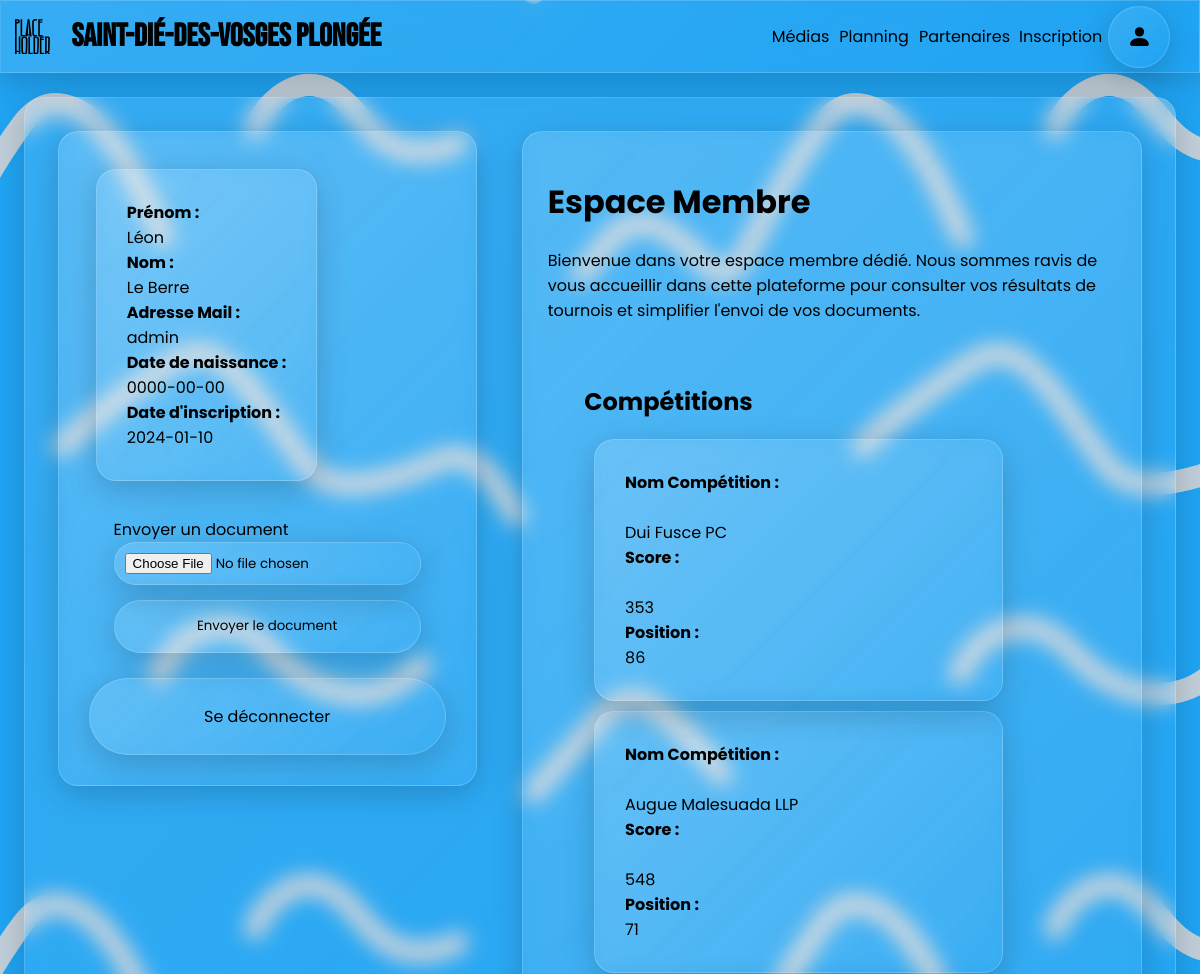
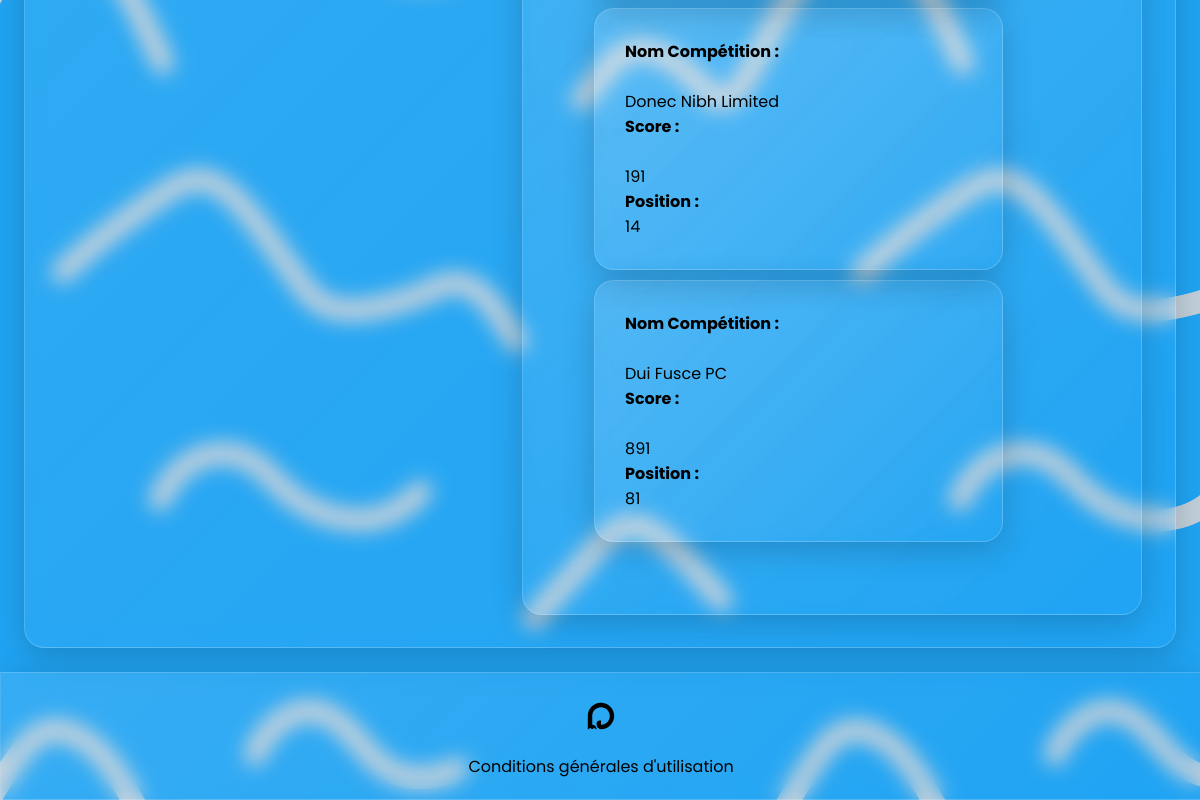
The app's page /membre.php (signed in) with its own data (2 pictures, top to bottom).
### tables this page shows
CREATE TABLE IF NOT EXISTS `participants` (
  `id_participant` int NOT NULL,
  `id_compet` int NOT NULL,
  `score` int NOT NULL,
  `position` int NOT NULL
);

CREATE TABLE IF NOT EXISTS `competitions` (
  `id_compet` int NOT NULL AUTO_INCREMENT,
  `nom_compet` varchar(2555) NOT NULL,
  `date_compet` date NOT NULL,
  `image_compet` varchar(2555) DEFAULT NULL,
  `pays` varchar(255) NOT NULL,
  `ville` varchar(255) NOT NULL,
  `adresse` varchar(255) NOT NULL,
  PRIMARY KEY (`id_compet`)
);

### display_compet.php (the view, shortened to what this page needs)
<?php
    $connexion=dbconnect();
    $sql="SELECT COUNT(*) FROM competitions";
    if(!$connexion->query($sql)) {
        echo "Pb d'accès à la bdd";
    }
    else {
        try {
            $sql = "SELECT * FROM participants WHERE id_participant =".$_SESSION['id'].";";
            $query = $connexion->prepare($sql);
            $query->execute();
            if ($query->rowCount() > 0) {
                foreach ($connexion->query($sql) as $row) {
                    $sql2 = "SELECT * FROM competitions LEFT JOIN participants ON participants.id_compet = competitions.id_compet WHERE competitions.id_compet =".$row['id_compet'].";";
                    $query2 = $connexion->prepare($sql2);
                    $query2->execute();
                    $compet = $query2->fetch(PDO::FETCH_LAZY);
                    echo "<div class='container-large compet glass'>".
                    "<span class='bold'>Nom Compétition : </span><br>".$compet->nom_compet."<br>".
                    "<span class='bold'>Score : </span><br>".$row['score']."<br>".
                    "<span class='bold'>Position : </span>".$row['position'].
                    "</div>";
                }
            }
            else {
                echo "Aucune compétitions";
            }
        }
        catch (PDOException $e) {
            echo "Erreur de connexion à la base de données : " . $e->getMessage();
        }
    }
?>

### style.css (style rules this page uses)
:root { --main-bg : #EFF2F1; --header-bg : #4059AD; --second-bg : #6B9AC4; }
html { scroll-behavior: smooth; }
body { margin: 0; background-image: url("medias/pattern.png"); display: flex; flex-direction: column; min-height: 125vh; overflow-x: hidden; }
#header > * > * { align-self: center; margin: 1%; }
#logo-header { width: 5%; margin: 2%; }
#logo-footer { display: flex; flex-direction: left; width: 3%; margin: 0 auto; }
.container-large { width: fit-content; height: max-content; padding: 30px; border-radius: 20px; margin: 2%; font-family: 'Poppins', sans-serif; }
.compet { display: flex; flex-direction: column; min-width: 70%; }
.bold { font-weight: bold; }
.glass { background: linear-gradient(135deg, rgba(255,255,255,0.1), rgba(255,255,255,0)); backdrop-filter: blur(10px); -webkit-backdrop-filter: blur(10px); box-shadow: 0px 8px 32px rgba(0, 0, 0, 0.185); border: 1px solid rgba(255,255,255,0.18); transition: background-color 1000ms; }

### records on screen
participants: id_compet.nom_compet "Dui Fusce PC", score "353", position "86"
participants: id_compet.nom_compet "Augue Malesuada LLP", score "548", position "71"
participants: id_compet.nom_compet "Donec Nibh Limited", score "191", position "14"
participants: id_compet.nom_compet "Dui Fusce PC", score "891", position "81"

### other values on screen
$_SESSION['prenom'] "Léon"
$_SESSION['nom'] "Le Berre"
$_SESSION['mail'] "admin"
$_SESSION['naissance'] "0000-00-00"
$_SESSION['registration_date'] "2024-01-10"
